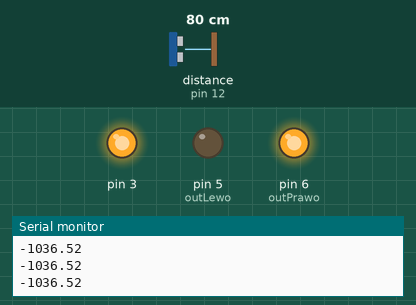
Simulated run of this sketch. Board: Arduino Uno, built with avr-gcc and run on an emulated ATmega328P. Parts: output pins drawn as LEDs (lit = HIGH), the last lines printed to the serial monitor. Wiring (inferred from the names in the program): ultrasonic range finder: trigger pin 11; echo pin 12. The test bench sets the inputs (shaded band); at power-on: distance to the obstacle (sensor on pin 12) 80 cm. The echo pulse lasts 58.3 µs per cm; pins used as bus, display or sensor lines are not drawn.

Above: at 1.2 s.
1.3 s: distance to the obstacle (sensor on pin 12) set to 30 cm
2.8 s: distance to the obstacle (sensor on pin 12) set to 25 cm
At 4.0 s:
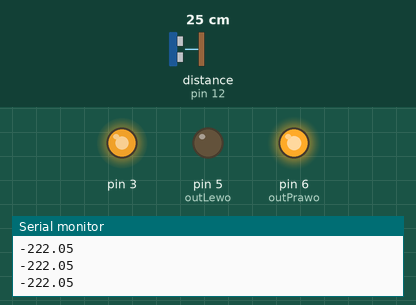
4.3 s: distance to the obstacle (sensor on pin 12) set to 2 cm
At 5.1 s:
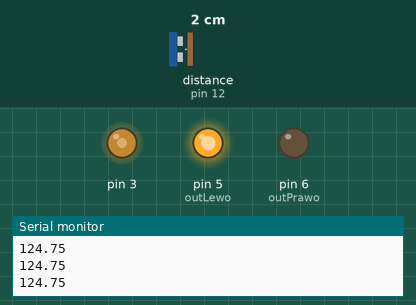
5.8 s: distance to the obstacle (sensor on pin 12) set to 18 cm
At 6.6 s:
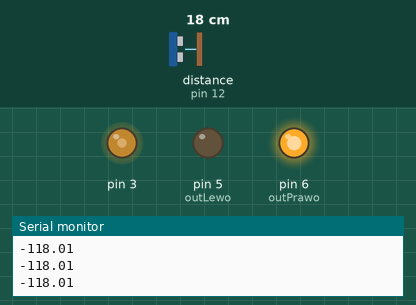
7.3 s: distance to the obstacle (sensor on pin 12) set to 9 cm
At 7.6 s:
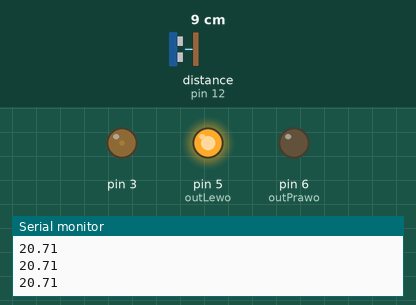
Timing chart, 0 to 9.8 s (numbered marks = the images above; inputs shaded):
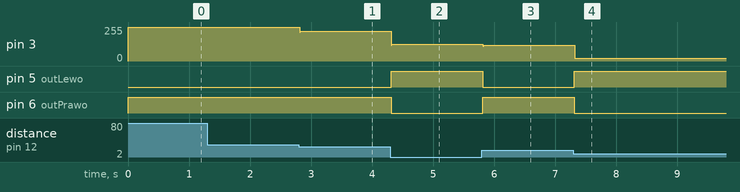

Measured:
- after the input at 2.8 s, pin 3: 255/255 → 222/255 at once
- after the input at 4.3 s, pin 3: 222/255 → 124/255 at once; pin 5 (outLewo): LOW → HIGH at once; pin 6 (outPrawo): HIGH → LOW at once
- after the input at 5.8 s, pin 3: 124/255 → 118/255 at once; pin 5 (outLewo): HIGH → LOW at once; pin 6 (outPrawo): LOW → HIGH at once
- after the input at 7.3 s, pin 3: 118/255 → 20/255 at once; pin 5 (outLewo): LOW → HIGH at once; pin 6 (outPrawo): HIGH → LOW at once

The sketch:

H-bridge_P.ino
```cpp
float czas, odl, e, kp, zad, ster;
const int OnOff = 13;
const int echo = 12;
const int trig = 11;
const int outLewo = 5;
const int outPrawo = 6;
void setup() {
  zad=10.0;
  kp=15.0;
// put your setup code here, to run once:
Serial.begin(9600);
pinMode(echo, INPUT);
pinMode(trig, OUTPUT);
pinMode(outLewo, OUTPUT);
pinMode(outPrawo, OUTPUT);
pinMode(3, OUTPUT);
}
void loop() {
  digitalWrite(trig, HIGH);
  delayMicroseconds(10);
  digitalWrite(trig, LOW);
  czas = pulseIn(echo, HIGH);
  odl = 0.017 * czas;
  Serial.println(ster);

e=zad-odl;
ster=e*kp;

if(e>=0){
  digitalWrite(outLewo, 1);
  digitalWrite(outPrawo, 0);
} else if(e<0){
  digitalWrite(outLewo,0);
  digitalWrite(outPrawo, 1);
} else{
  digitalWrite(outLewo,0);
  digitalWrite(outPrawo, 0);
}
analogWrite(3, min(abs(ster),255));
}
```
